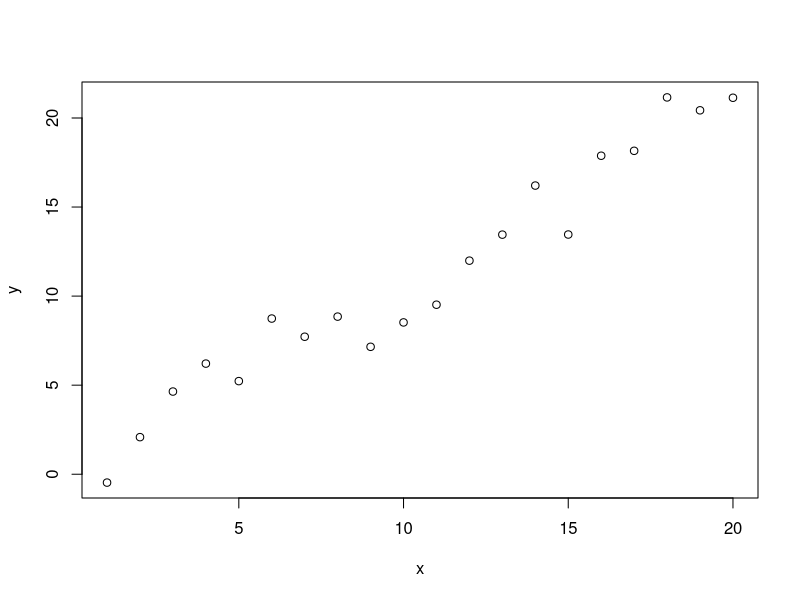

This chart was generated by the following R code: (Note: this script raises an error after producing the figure.)
## ---- chunk 1
x <- c(1:20)
y <- x + rnorm(20,sd = 2.5)
plot(x,y)
## ---- chunk 2
4 + 7
## ---- chunk 3
x <- 4
x

rm(x)
x

## ---- chunk 4
x <- 4
x + 7

## ---- chunk 5
x <- 4
y <- 7
x + y

## ---- chunk 6
x <- c(6,7,8)
x

x <- c(1:10)
x

## ---- chunk 7
x <- c(1:10)
x + 1
x/2

y <- c(101:110)
x*y

## ---- chunk 8
x <- c(1:10)
x + 1
x/2

y <- c(101:110)
x*y

## ---- chunk 9
x <- c(1,2,4,4,4,5)

x[5]
x[c(4:6)]

## ---- chunk 10
x <- c(1,2,4,4,4,5,11)
sum(x)
length(x)
sum(x)/length(x)
mean(x)


## ---- chunk 11
?mean
## ---- chunk 12
hello
## ---- chunk 13
"hello"

"hello world"
## ---- chunk 14
x <- "Martin has a bushy beard"
x
## ---- chunk 15
x <- "Martin has a bushy beard"
x[1]
x[2]
## ---- chunk 16
mb <- c("Martin","has","a","bushy","beard")
mb[1]
mb[2]
mb[c(3:5)]
## ---- chunk 17
Sweet_colours <- c("Red","Purple","Yellow","Green")
Number_left <- c(0,1,20,23)

sweets <- data.frame(Sweet_colours,Number_left)

sweets
## ---- chunk 18
str(sweets)

nrow(sweets)

ncol(sweets)
## ---- chunk 19
sweets$Sweet_colours
sweets$Number_left
## ---- chunk 20
sweets[2,]
sweets[,2]
sweets[2,2]
## ---- chunk 21
barplot(height = sweets$Number_left,names.arg = sweets$Sweet_colours)
